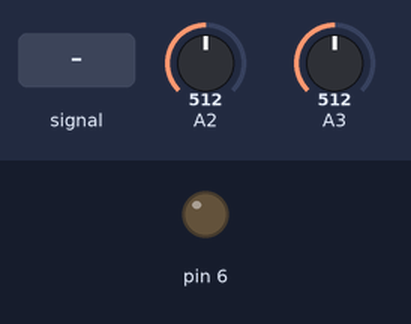
The sketch below on a simulated Arduino Uno, built with avr-gcc and run on an emulated ATmega328P. Shown: output pins drawn as LEDs (lit = HIGH). Inputs (shaded band) come from the test bench; at power-on: A3 = 512, A2 = 512. Pins used as bus, display or sensor lines are not drawn; what the sketch prints to the serial monitor is not drawn.

Above: at 0.1 s.
At 1.8 s:
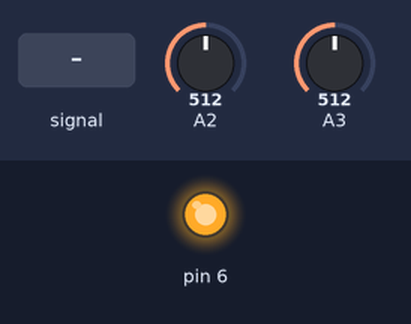
1.9 s: A3 fed a 200 Hz sine of ±81 counts around its level
3.5 s: A3 set to 716
5.3 s: A3 set to 900
7.0 s: A3 fed a 200 Hz sine of ±81 counts around its level
Timing chart, 0 to 9.7 s (numbered marks = the images above; inputs shaded):
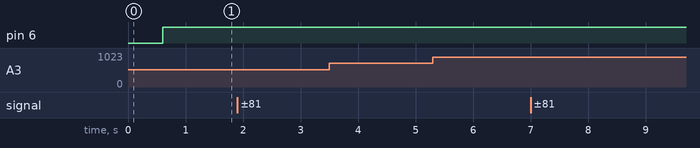

The sketch:

sketch_two_piezos_test.ino
```cpp
// midi codes for message type
int NOTE_ON = 9;
int NOTE_OFF = 8;
int CC_VOLUME = 11;
// CC is the output Midi channel ?
int CC = 1;
int CC2 = 0;

void setup() {
  // LED pins
  pinMode(6, OUTPUT);
  pinMode(7, OUTPUT);

  // init serial port with midi baud rate
  Serial.begin(31250);

  sendMidi (NOTE_ON, 1, 40, 40);
  delay(300);
  sendMidi (NOTE_OFF, 1, 40, 40);
    sendMidi (NOTE_ON, 0, 40, 40);
  delay(300);
  sendMidi (NOTE_OFF, 0, 40, 40);
}


void sendMidi (int type, int ch, int v0, int v1) {
  // build midi header from type and channel
  Serial.write ((type<<4)+ch);
  // Pitch (NOTE_ON) oder controler channel (CC)
  Serial.write (v0);
  // Velocity (NOTE_ON) oder  Wert (CC)
  Serial.write (v1);
}

int noteOn = 0;
int noteOnChannel2 = 0;
int s = 0;
int values[8] = {50, 62, 50, 63, 50, 62, 53, 65};
int tmp = 0;
int tmp2 = 0;
int cnt = 0;
int thresh = 20;
int threshChannel2 = 1;
int lastVal2 = 0;
int lastValChannel2 = 0;
int currentNote = 0;
int currentNoteChannel2 = 0;
void loop() {


  int value = analogRead(A3);
  int velocity = value;
  int value2 = analogRead(A2);
  int velocityChannel2 = value2;

  if (lastVal2 != value)
    digitalWrite (7, HIGH);
  else
    digitalWrite (7, LOW);
  lastVal2 = value;

  if (value > thresh)
    digitalWrite (6, HIGH);
  else
    digitalWrite (6, LOW);


  if (value>thresh && noteOn==0){

    currentNote = values[cnt]-20;
    sendMidi (NOTE_ON, 1, currentNote, velocity);
    tmp = value+5;
    noteOn=1;
    digitalWrite (7, HIGH);
    cnt = (cnt+1)%8;
  }

  if (tmp<=0 && noteOn==1) {
    delay(0.5);
    sendMidi (NOTE_OFF, 1, currentNote, 40);
    sendMidi (CC, 1, CC_VOLUME, velocity);

    tmp=0;
    noteOn = 0;

    digitalWrite (7, LOW);}


// now comes the same for input Channel 2 to MidiChannel 2
//

  delay(0.3);
  tmp -= 1;
  tmp2 -=1;
}
```

Measured:
- after the input at 1.9 s, every drawn part: stays the same
- after the input at 3.5 s, every drawn part: stays the same
- after the input at 5.3 s, every drawn part: stays the same
- after the input at 7.0 s, every drawn part: stays the same
